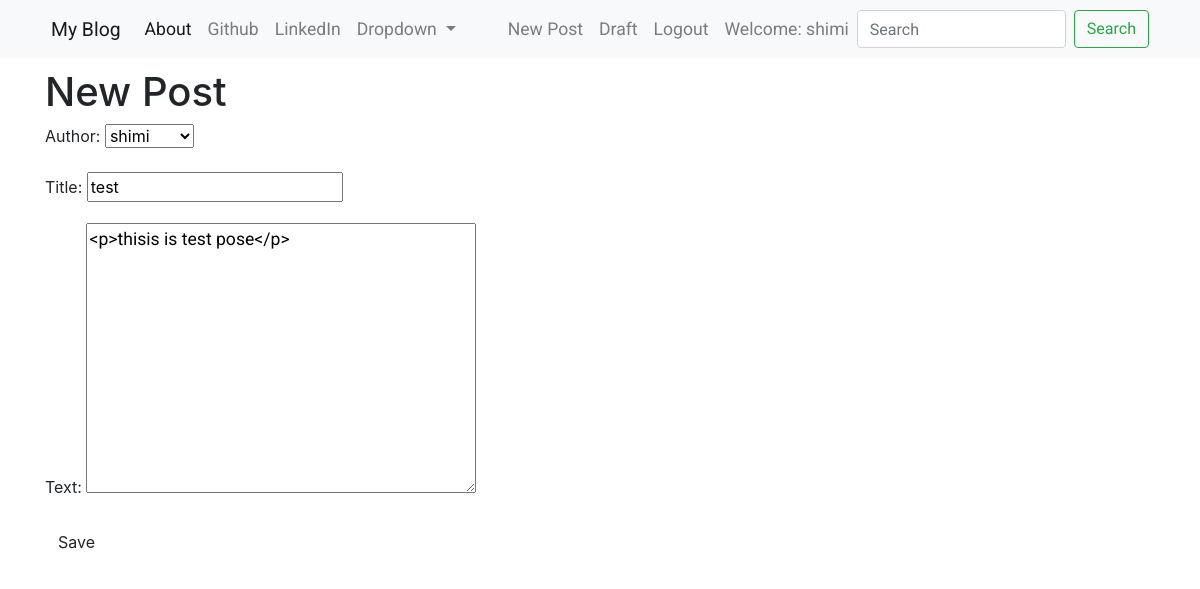
Screenshot of /post/3/edit/ (signed in) with the database file from the repository.
### blog/models.py (models this page shows, shortened)
class Post(models.Model):
    author = models.ForeignKey('auth.User', on_delete=models.CASCADE)
    title = models.CharField(max_length=200)
    text = models.TextField()
    created_date = models.DateTimeField(default=timezone.now)
    published_date = models.DateTimeField(blank=True, null=True)

### blog/views.py (the view)
# urls.py: path('post/<int:pk>/edit/', views.PostUpdateView.as_view(), name='post_edit'),
class PostUpdateView(LoginRequiredMixin, UpdateView):
    login_url = '/login/'
    redirect_field_name = 'blog/post_detail.html'
    form_class = PostForm
    model = Post

### blog/forms.py
class PostForm(forms.ModelForm):
    class Meta:
        model = Post
        fields = ('author', 'title', 'text')
        widgets = {
            'title': forms.TextInput(attrs={'class': 'textinputclass'}),
            'text': forms.Textarea(attrs={'class': 'editable medium-editor-textarea postcontent'}),
        }

### blog/templates/blog/post_form.html (shortened to what this page needs)
{% extends 'blog/base.html' %}
{% block content %}
  <h1>New Post</h1>
  <form class="post-form" method="POST">
    {{ form.as_p }}
    <button type="submit" class="save btn btn-default">Save</button>
  </form>
{% endblock %}

### blog/templates/blog/base.html (shortened to what this page needs)
<!DOCTYPE html>
{% load static %}
<html lang="en">
<head>
  <link rel="stylesheet" href="https://stackpath.bootstrapcdn.com/bootstrap/4.3.1/css/bootstrap.min.css">
  <link rel="stylesheet" href="//cdn.jsdelivr.net/npm/medium-editor@latest/dist/css/medium-editor.min.css" type="text/css" media="screen" charset="utf-8">
  <link rel="stylesheet" href="{% static 'css/blog.css' %}">
</head>
<body>
<nav class="navbar navbar-expand-lg navbar-light bg-light techfont">
  <div class="container" id="top-left">
      <a class="navbar-brand bigbrand" href="{% url 'post_list' %}">My Blog</a>
    <div class="collapse navbar-collapse" id="navbarSupportedContent">
      <ul class="navbar-nav mr-auto">
        <li class="nav-item active">
          <a class="nav-link" href="{% url 'about' %}">About<span class="sr-only">(current)</span></a>
        </li>
        <li class="nav-item">
          <a class="nav-link" href="https://www.github.com">Github</a>
        </li>
        <li class="nav-item">
          <a class="nav-link" href="https://www.linkedin.com">LinkedIn</a>
        </li>
        <li class="nav-item dropdown">
          <a class="nav-link dropdown-toggle" href="#" id="navbarDropdown" role="button" data-toggle="dropdown" aria-haspopup="true" aria-expanded="false">
            Dropdown
          </a>
        </li>
      </ul>
      <div class="navbar-nav align-items-center ml-auto">
        {% if user.is_authenticated %}
          <li class="nav-item">
            <a class="nav-link" href="{% url 'post_new' %}">New Post</a>
          </li>
          <li class="nav-item">
            <a class="nav-link" href="{% url 'post_draft_list' %}">Draft</a>
          </li>
          <li class="nav-item">
            <a class="nav-link" href="{% url 'logout' %}">Logout</a>
          </li>
          <li class="nav-item">
            <a class="nav-link" >Welcome: {{ user.username }}</a>
          </li>
        {% else %}
          <li class="nav-item">
            <a class="nav-link" href="{% url 'login' %}"><span class="glyphicon glyphicon-user">Login</span></a>
          </li>
        {% endif %}
      </div>
      <form class="form-inline my-2 my-lg-0">
        <input class="form-control mr-sm-2" type="search" placeholder="Search" aria-label="Search">
        <button class="btn btn-outline-success my-2 my-sm-0" type="submit">Search</button>
      </form>
    </div>
  </div>
</nav>
  <div class="container content">
    <div class="row">
      <div class="col-md-8">
        <div class="blog_posts">
          {% block content %}
          {% endblock %}
        </div>
      </div>
    </div>
  </div>
</body>
</html>

### blog/static/css/blog.css (style rules this page uses)
#top-left { margin-left: 20px; margin-right: 20px; }
.techfont { font-family: 'Roboto', sans-serif; font-size: 1.1em; margin-bottom: 10px; }
.bigbrand { font-size: 1.1em; }
.postcontent { font-family: 'Roboto', sans-serif; font-size: 1.1em; }

### rows the page displays
Post: author "shimi", title "test", text "<p>thisis is test pose</p>"

### other values shown
{{ user.username }} "shimi"
